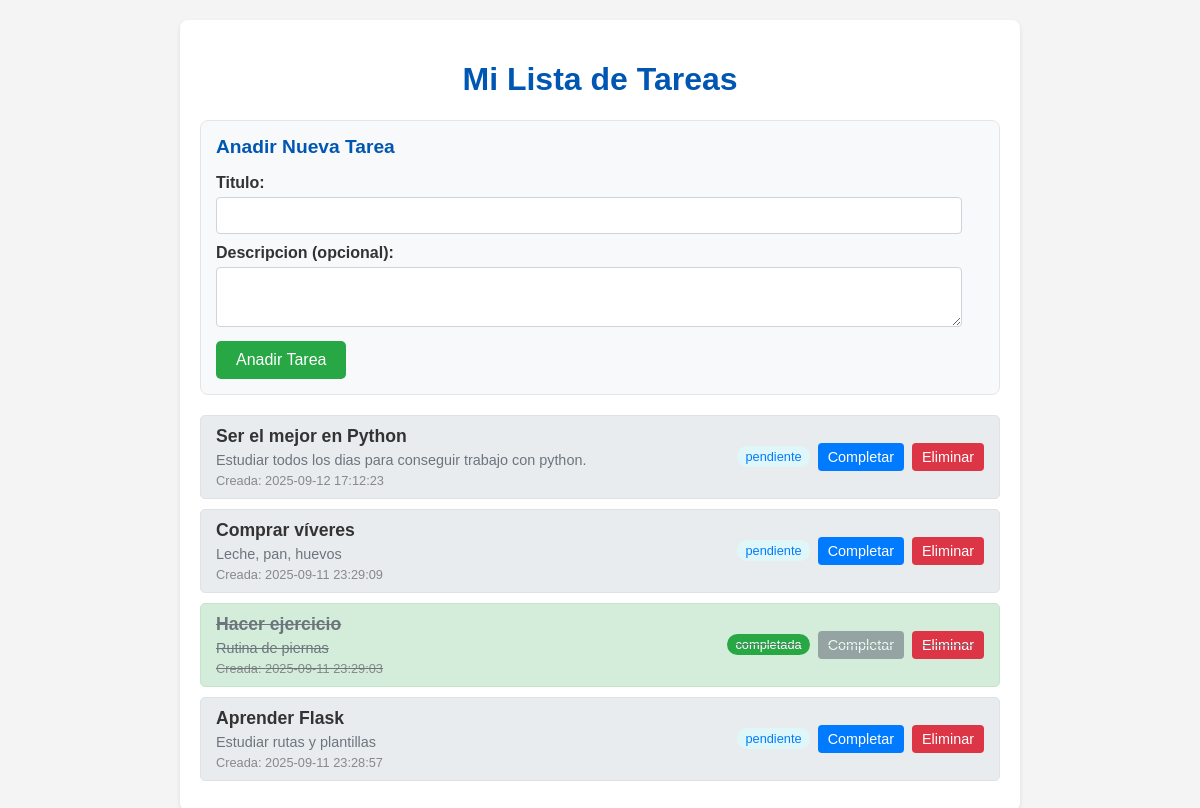
Before: / with the older database file.
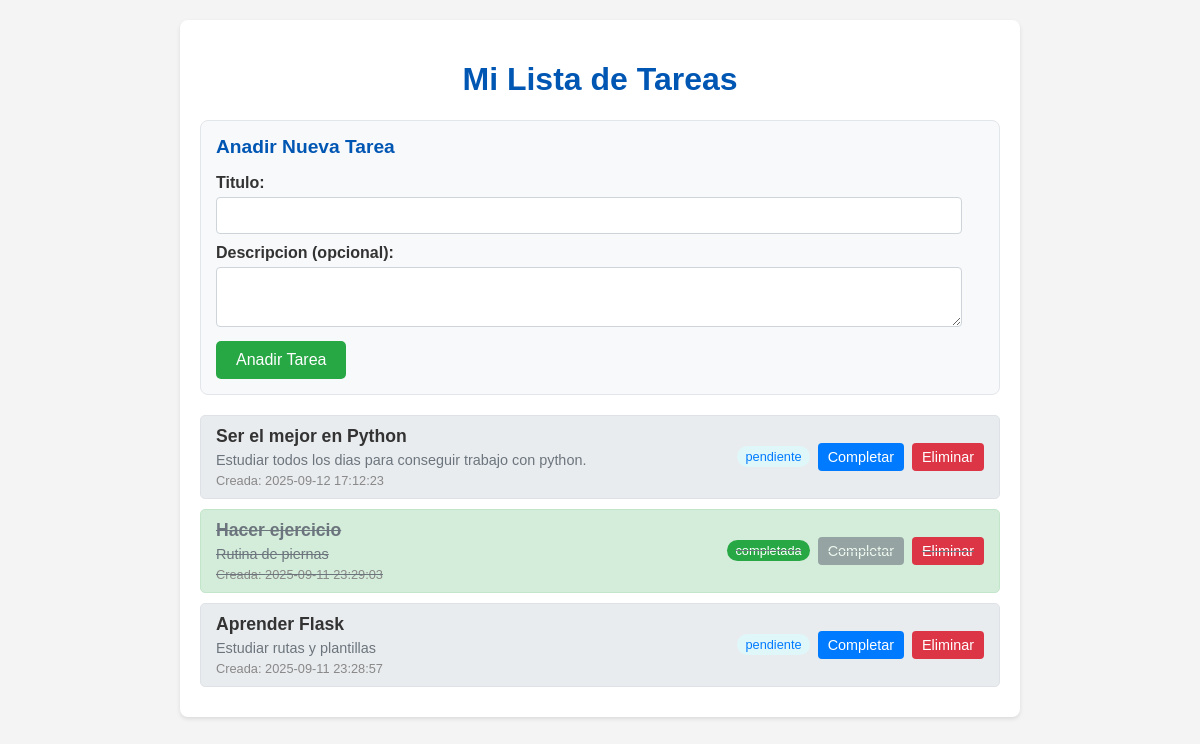
After: the same page with the newer database file.
### tables this page shows
CREATE TABLE tasks (
            id INTEGER PRIMARY KEY AUTOINCREMENT,
            title TEXT NOT NULL,
            description TEXT,
            status TEXT NOT NULL DEFAULT 'pendiente', -- 'pendiente', 'completada'
            created_at TIMESTAMP DEFAULT CURRENT_TIMESTAMP
        );

### app.py (the view, shortened to what this page needs)
@app.route("/", methods=('GET', 'POST'))
def home():
    conn = get_db_connection()
    tasks = conn.execute("SELECT * FROM tasks ORDER BY created_at DESC").fetchall()
    conn.close()
    return render_template("index.html", tasks=tasks)

### database.py (called while the page is built)
def get_db_connection():
    conn = sqlite3.connect(DATABASE)
    conn.row_factory = sqlite3.Row
    return conn

### templates/index.html (shortened to what this page needs)
<!DOCTYPE html>
<html lang="es">
<head>
</head>
<body>
    <div class="container">
        <h1>Mi Lista de Tareas</h1>
        <div class="add-task-form">
            <h2>Anadir Nueva Tarea</h2>
            <form method="POST" action="{{ url_for('home') }}">
                <label for="title">Titulo:</label>
                <input type="text" id="title" name="title" required>
                <label for="description">Descripcion (opcional):</label>
                <textarea name="description" id="description"></textarea>
                <button type="submit">Anadir Tarea</button>
            </form>
        </div>
        <div class="task-list">
            {% if tasks %}
                {% for task in tasks %}
                    <div class="task-item {% if task.status == 'completada' %}completed{% endif %}">
                        <div class="task-details">
                            <div class="task-title">{{ task.title }}</div>
                            {% if task.description %}
                                <div class="task-description">{{ task.description }}</div>
                            {% endif %}
                            <div class="task-meta">Creada: {{ task.created_at }}</div>
                        </div>
                        <div class="task-actions">
                            <span class="task-status">{{ task.status }}</span>
                            {% if task.status == 'pendiente' %}
                                <a href="{{ url_for('complete_task', task_id=task.id) }}" class="action-button complete">Completar</a>
                            {% else %}
                                <a href="#" class="action-button complete" style="opacity: 0.6; cursor: not-allowed;">Completar</a>
                            {% endif %}
                            <a href="{{ url_for('delete_task', task_id=task.id) }}" class="action-button delete" onclick="return confirm('Estas seguro de que quieres eliminar esta tarea?');">Eliminar</a>
                        </div>
                    </div>
                {% endfor %}
            {% else %}
            <p class="no-tasks">No hay tareas aun. Anade una!</p>
            {% endif %}
        </div>
    </div>
</body>
</html>

### templates/index.html (style rules this page uses)
body { font-family: Arial, sans-serif; margin: 20px; background-color: #f4f4f4; color: #333; }
h1 { color: #0056b3; }
.container { background-color: #fff; padding: 20px; border-radius: 8px; box-shadow: 0 2px 4px rgba(0, 0, 0, 0.1); max-width: 800px; margin: 0 auto; }
h1 { color: #0056b3; text-align: center; }
.task-list { margin-top: 20px; }
.task-item { background-color: #e9ecef; border: 1px solid #dee2e6; padding: 10px 15px; margin-bottom: 10px; border-radius: 5px; display: flex; justify-content: space-between; align-items: center; flex-wrap: wrap; }
.task-item.completed { background-color: #d4edda; border-color: #c3e6cb; text-decoration: line-through; color: #6c757d; }
.task-details { flex-grow: 1; }
.task-title { font-weight: bold; font-size: 1.1em; }
.task-description { font-size: 0.9em; color: #6c757d; margin-top: 5px; }
.task-meta { font-size: 0.8em; color: #888; margin-top: 5px; }
.task-actions { margin-left: 15px; display: flex; gap: 8px; align-items: center; }
.task-status { font-size: 0.8em; color: #007bff; background-color: #e0f7fa; padding: 3px 8px; border-radius: 12px; white-space: nowrap; }
.task-item.completed .task-status { background-color: #28a745; color: white; }
.add-task-form { background-color: #f8f9fa; padding: 15px; border-radius: 8px; margin-bottom: 20px; border: 1px solid #e2e6ea; }
.add-task-form h2 { margin-top: 0; color: #0056b3; font-size: 1.2em; }
.add-task-form label { display: block; margin-bottom: 5px; font-weight: bold; }
.add-task-form input[type='text'], .add-task-form textarea { width: calc(100% - 22px); padding: 10px; margin-bottom: 10px; border: 1px solid #ced4da; border-radius: 4px; box-sizing: border-box; }
.add-task-form textarea { resize: vertical; min-height: 60px; }
.add-task-form button { background-color: #28a745; color: white; padding: 10px 20px; border: none; border-radius: 5px; cursor: pointer; font-size: 1em; }
.action-button { padding: 6px 10px; border: none; border-radius: 4px; cursor: pointer; text-decoration: none; color: white; font-size: 0.9em; white-space: nowrap; }
.action-button.complete { background-color: #007bff; }
.action-button.delete { background-color: #dc3545; }
.task-item.completed .action-button.complete { background-color: #6c757d; cursor: not-allowed; }

Changed rows visible on the page:
removed tasks: title "Comprar víveres", description "Leche, pan, huevos", created_at "2025-09-11 23:29:09", status "pendiente"
